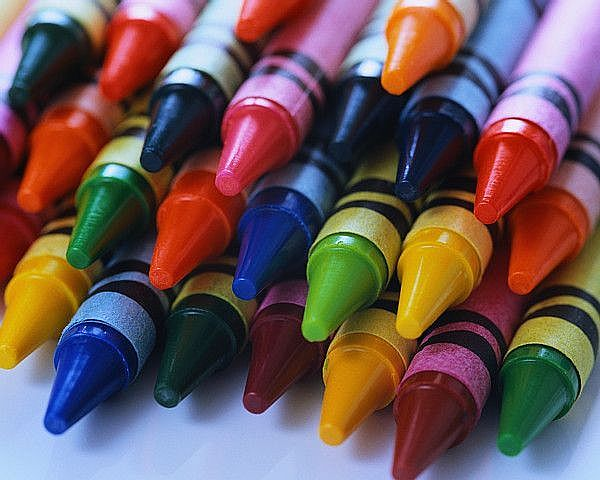
%> input picture HW2/ExtraCredit/P2-crayons.jpg, 600 x 480 px
$ octave --eval "result = FreemanDemosaic(imread('P2-crayons.jpg'));"   (GNU Octave 9; MATLAB toolbox functions it lacks are replaced by stand-ins)
%> lines starting %> are read from the running program, lines starting %| are printed output that depends on the picture
function outImg = FreemanDemosaic( img )
%Bill Freeman's improvement to the simple bilinear interpolation approach.
imgD = im2double(img);
[height,width] = size(imgD);
%> height = 480; width = 1800

%initialize 3 channels
redC = zeros(height, width);
greenC = zeros(height, width);
blueC = zeros(height, width);

%get color pixels for each channel
redC(1:2:height, 1:2:width) = imgD(1:2:height, 1:2:width);
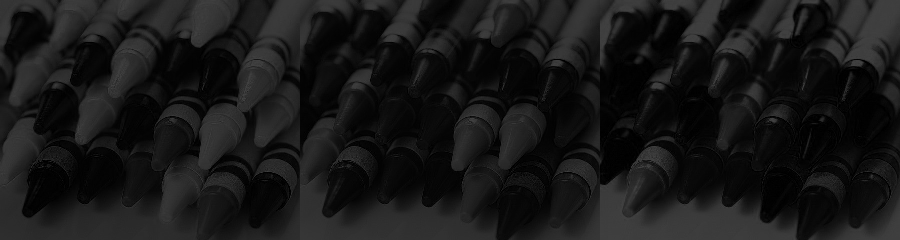
%> redC: size 480x1800 double (shown at 1/2 size); min 0, max 1, mean 0.0925
greenC(1:2:height, 2:2:width) = imgD(1:2:height, 2:2:width);
greenC(2:2:height, 1:2:width) = imgD(2:2:height, 1:2:width);
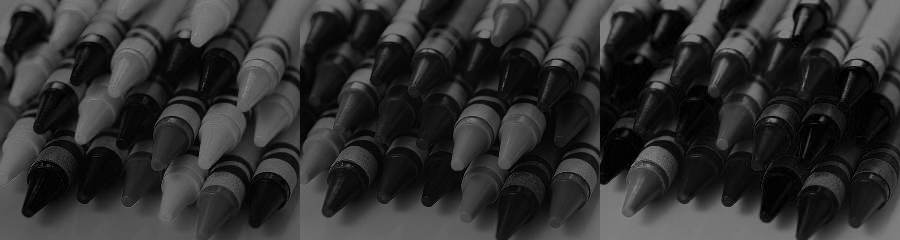
%> greenC: size 480x1800 double (shown at 1/2 size); min 0, max 1, mean 0.185
blueC(2:2:height, 2:2:width) = imgD(2:2:height, 2:2:width);

%Create filter
RB1 = [0.5, 0, 0.5];
RB2 = [0.5; 0; 0.5];
RB3 = [0.25, 0, 0.25; 0, 0, 0; 0.25, 0, 0.25];
G = [0, 0.25, 0;
     0.25, 0, 0.25;
     0, 0.25, 0];

%apply imfilter
Red = imfilter(redC, RB1)+imfilter(redC, RB2)+imfilter(redC, RB3)+redC;
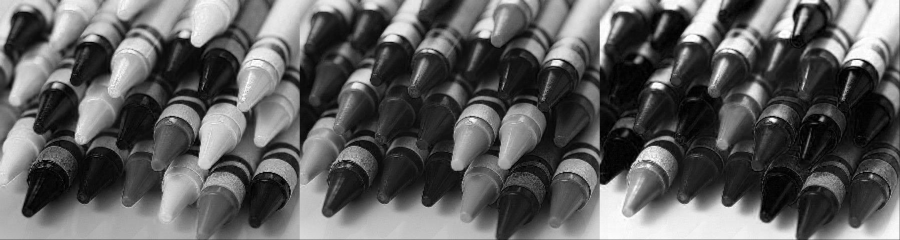
%> Red: size 480x1800 double (shown at 1/2 size); min 0, max 1, mean 0.369
Green = imfilter(greenC, G)+greenC;
Blue = imfilter(blueC, RB1)+imfilter(blueC, RB2)+imfilter(blueC, RB3)+blueC;

RD= medfilt2(Red - Green);
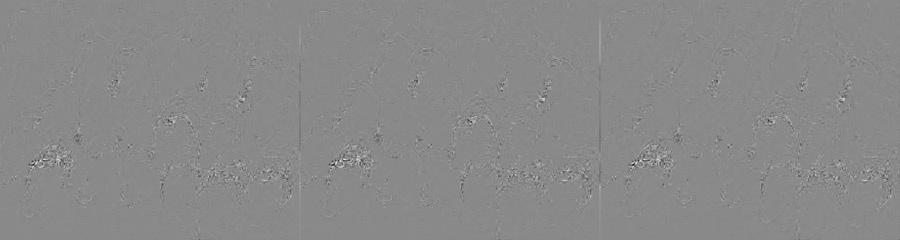
%> RD: size 480x1800 double (shown at 1/2 size); min -0.293, max 0.25, mean 0.000109; drawn with min black and max white

BD= medfilt2(Blue - Green);
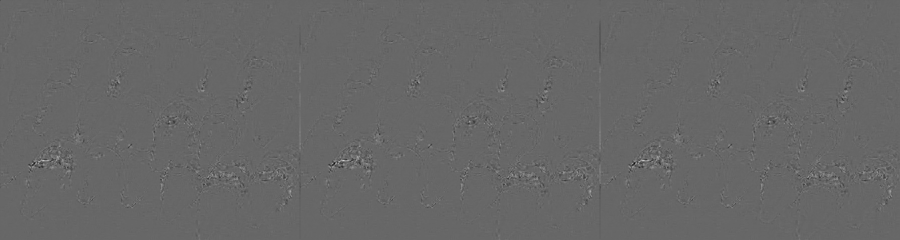
%> BD: size 480x1800 double (shown at 1/2 size); min -0.28, max 0.412, mean 8.29e-06; drawn with min black and max white

Red = Green + RD;
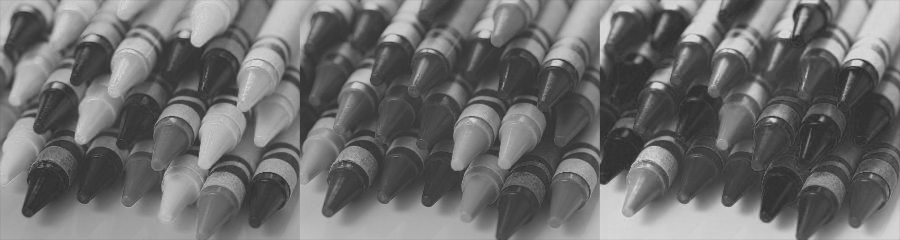
%> Red: size 480x1800 double (shown at 1/2 size); min -0.277, max 1.22, mean 0.37; drawn with min black and max white

Blue = Green + BD;

% Combine to get color images
outImg = cat(3, Red, Green, Blue);

end

$ run again, on HW2/ExtraCredit/P2-union.jpg
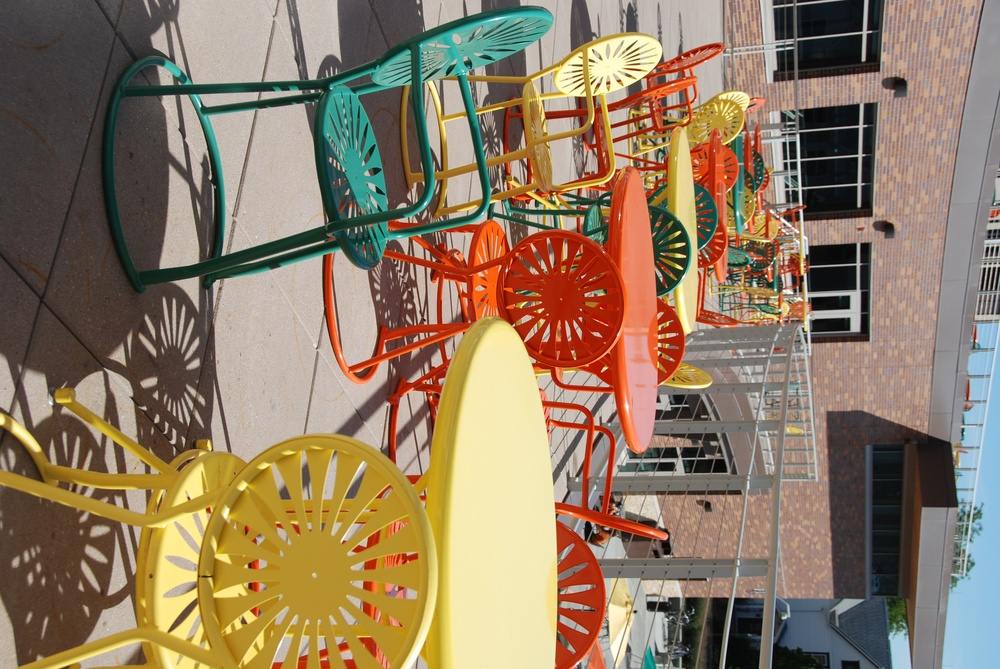
%> input picture HW2/ExtraCredit/P2-union.jpg, 1000 x 669 px, shrunk from 3872 x 2592 before the run
%> in FreemanDemosaic, `BD= medfilt2(Blue - Green);`:
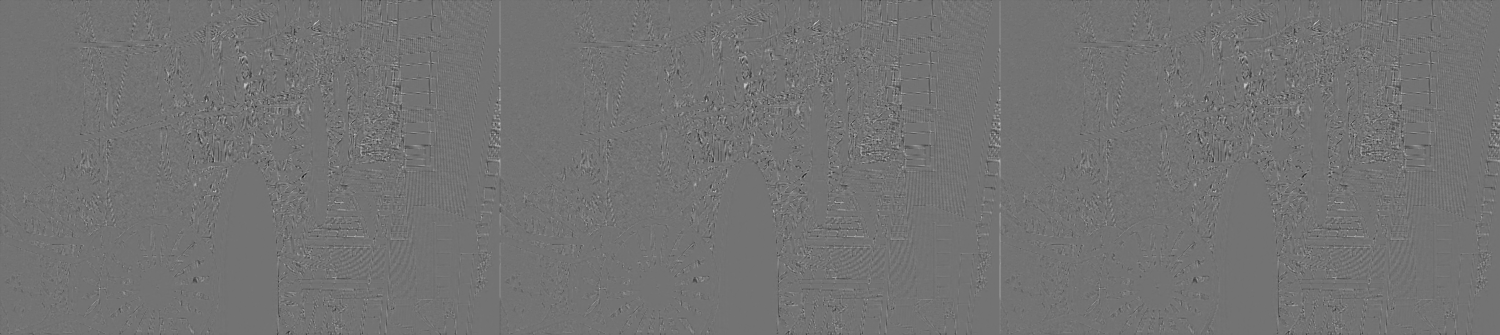
%> BD: size 669x3000 double (shown at 1/2 size); min -0.181, max 0.22, mean -8.69e-05; drawn with min black and max white
%> in FreemanDemosaic, `Red = Green + RD;`:
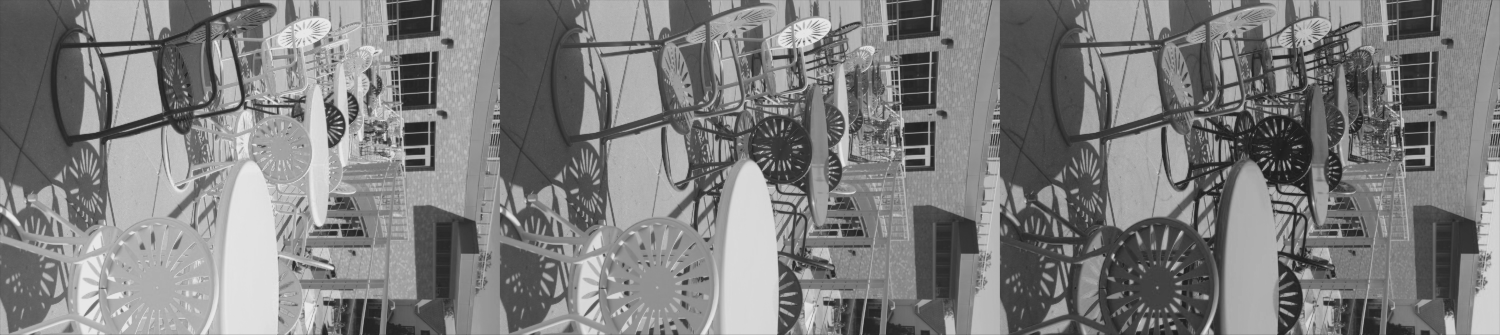
%> Red: size 669x3000 double (shown at 1/2 size); min -0.15, max 1.11, mean 0.479; drawn with min black and max white
